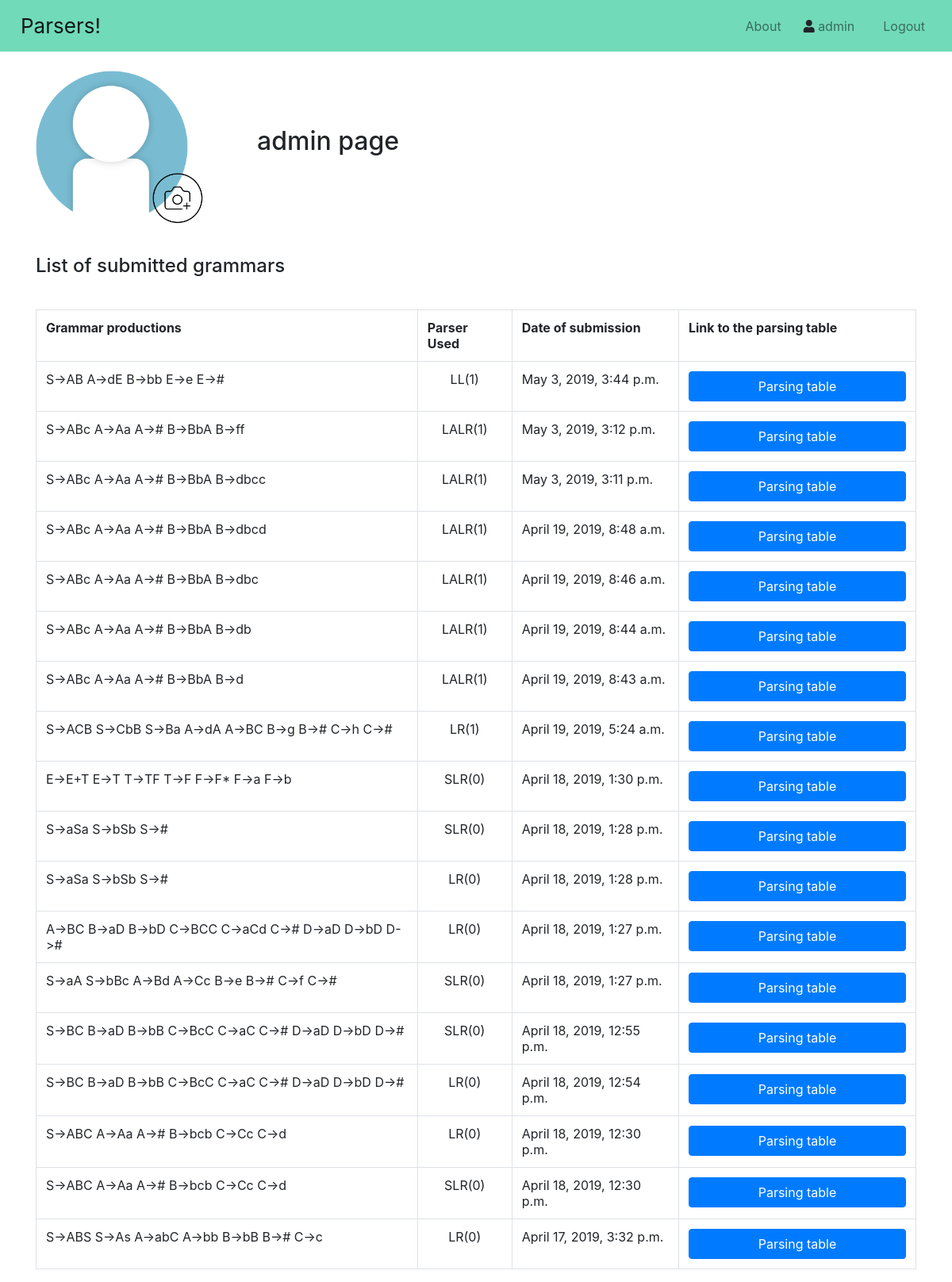
Before: /user/ (signed in) with the older database file.
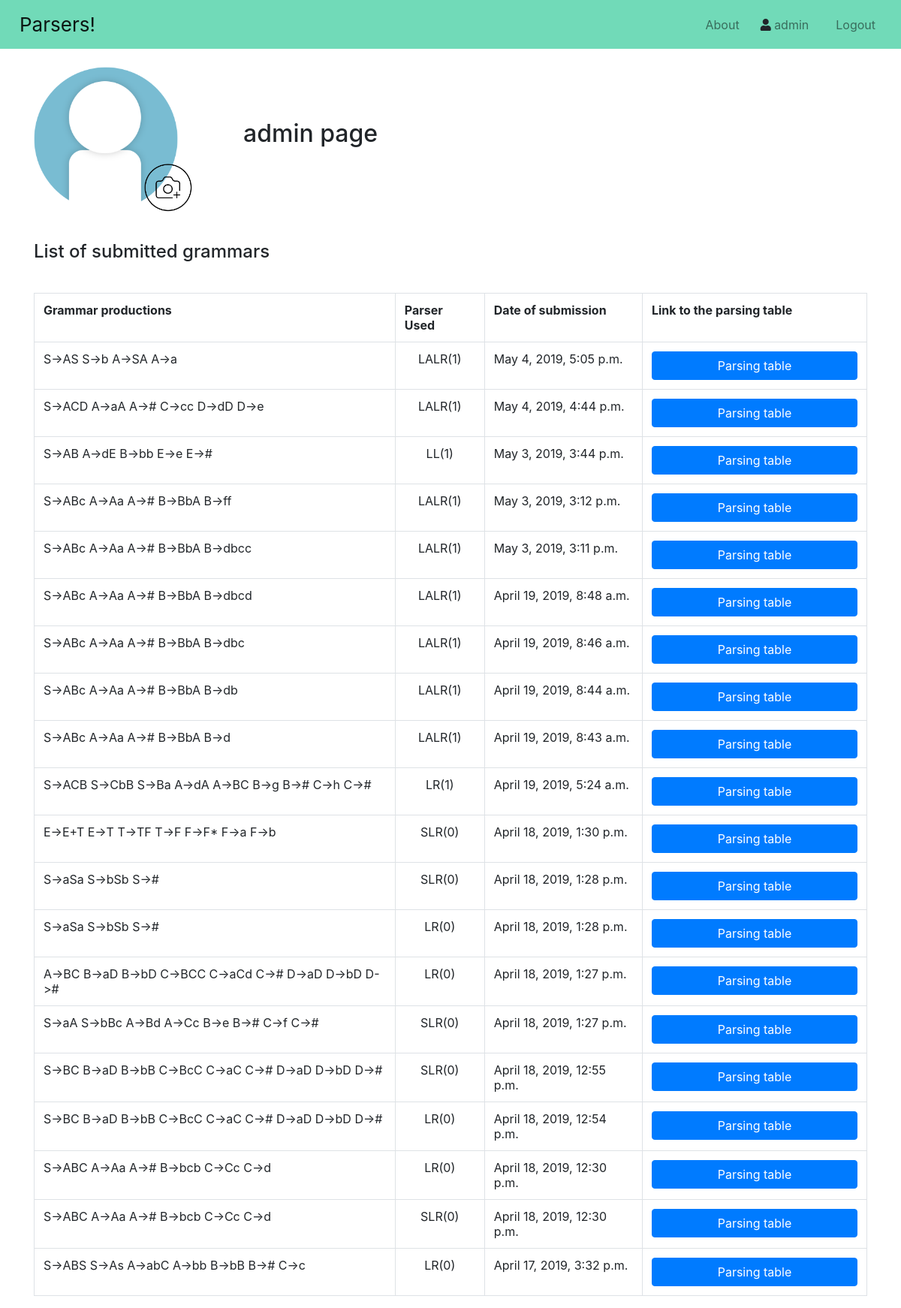
After: the same page with the newer database file.
### main/models.py (models this page shows, shortened)
class Grammar(models.Model):
    grammar_productions = models.TextField()
    grammar_terminal_symbols = models.TextField()
    grammar_nonTerminal_symbols = models.TextField()
    grammar_first_set = models.TextField()
    grammar_follow_set = models.TextField()
    grammar_used_parser = models.CharField(max_length = 20)
    grammar_parsing_table_entries = models.TextField()
    grammar_user_submitter = models.ForeignKey(User, on_delete = models.CASCADE, blank = True, null = True)
    grammar_timestamp = models.DateTimeField('Date submitted', default = timezone.now())

### main/views.py (the view)
# urls.py: path("user/", views.user_page, name = "user"),
def user_page(request):
    grammars_to_show = []
    for grammar_entry in Grammar.objects.all():
        if (grammar_entry.grammar_user_submitter == request.user):
            grammars_to_show.append(grammar_entry)
    return(render(request = request, template_name = "main/user_page.html", context = {"grammars": grammars_to_show}))

### main/templates/main/user_page.html
{% extends "main/home.html" %}
{% load static %}
{% block content %}
    <div id="avatar_title_div">
        <div id="avatar_group">
            <img src="{% static 'img/default_avatar.png' %}" id="user_avatar">
            <img src="{% static 'img/upload_new_avatar.png' %}" id="upload_new_avatar">
        </div>
        <h2 id="user_page_title">{{user.username}} page</h2>
    </div>
    <br>
    <p><h4>List of submitted grammars</h4></p>
    <br>
    <table id="user_table" class="table table-bordered">
        <tr>
            <th>Grammar productions</th>
            <th>Parser Used</th>
            <th>Date of submission</th>
            <th>Link to the parsing table</th>
        </tr>
        {% for element in grammars reversed %}
            <tr>
                <td>{{ element.grammar_productions }}</td>
                {% if element.grammar_used_parser == "lr0" %}
                    <td style="text-align: center;">LR(0)</td>
                {% elif element.grammar_used_parser == "slr0" %}
                    <td style="text-align: center;">SLR(0)</td>
                {% elif element.grammar_used_parser == "lr1" %}
                    <td style="text-align: center;">LR(1)</td>
                {% elif element.grammar_used_parser == "lalr1" %}
                    <td style="text-align: center;">LALR(1)</td>
                {% elif element.grammar_used_parser == "ll1" %}
                    <td style="text-align: center;">LL(1)</td>
                {% endif %}
                <td>{{element.grammar_timestamp}}</td>
                <td><input class="btn btn-primary btn-user-page" value="Parsing table" onclick="window.location.href='/{{element.grammar_used_parser}}-parser/parsing-grammar-{{element.id}}/'"/></td>
            </tr>
        {% endfor %}
    </table>
{% endblock %}

Changed rows visible on the page:
added Grammar: grammar_productions "S->AS S->b A->SA A->a", grammar_used_parser "LALR(1)", grammar_timestamp "May 4, 2019, 5:05 p.m."
added Grammar: grammar_productions "S->ACD A->aA A-># C->cc D->dD D->e", grammar_used_parser "LALR(1)", grammar_timestamp "May 4, 2019, 4:44 p.m."
